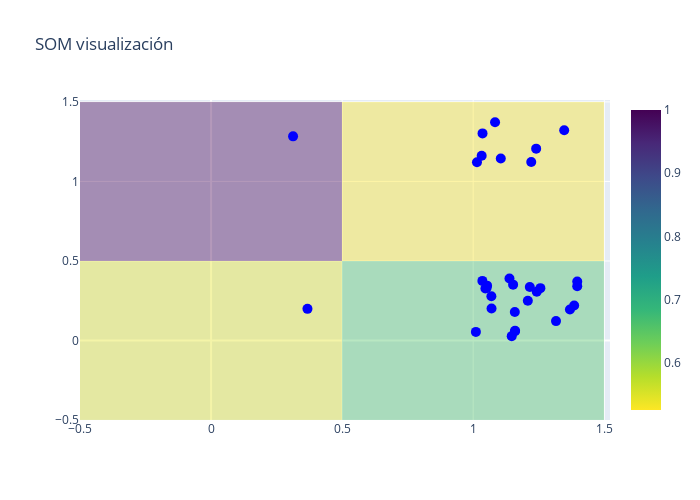

The code cell stored with this chart in its notebook:
### Code cell
df_som_plot = pd.DataFrame([np.array(som.winner(d)) + np.random.rand(2) * 0.4 for d in data_products_scaled])
df_som_plot['Producto'] = products

# Creando el gráfico de calor
fig = go.Figure(data=go.Heatmap(
    z=som.distance_map().T,
    colorscale='Viridis',
    reversescale=True, 
    opacity=0.4  
))

# Añadiendo el scatter plot
fig.add_trace(go.Scatter(
    x=df_som_plot[0],
    y=df_som_plot[1],
    mode='markers',
    marker=dict(color='blue', size=10),  
    text=df_som_plot['Producto'], 
    hoverinfo='text' 
))

# Agregando la barra de color
fig.update_layout(
    title='SOM visualización',
    coloraxis_colorbar=dict(
        title="Distance"  
    ),
    width=700,  
    height=500,   
)
fig.show()

### Figure 1 — Plotly figure (JSON) as saved in the notebook; plotly's stock layout.template omitted (floating-point values rounded to 4 significant figures)
{"data": [{"colorscale": [[0, "#440154"], [0.1111, "#482878"], [0.2222, "#3e4989"], [0.3333, "#31688e"], [0.4444, "#26828e"], [0.5556, "#1f9e89"], [0.6667, "#35b779"], [0.7778, "#6ece58"], [0.8889, "#b5de2b"], [1, "#fde725"]], "opacity": 0.4, "reversescale": true, "type": "heatmap", "z": [[0.5448, 0.6571], [1, 0.5258]]}, {"hoverinfo": "text", "marker": {"color": "blue", "size": 10}, "mode": "markers", "text": ["Aceites y grasas vegetales comestibles", "Agua embotellada", "Aguacate", "Arroz", "Atún y sardina en lata", "Azúcar", "Café soluble", "Carne de cerdo", "Carne de res", "Cebolla", "Cereales en hojuelas", "Chiles envasados", "Chocolate y productos de confitería", "Crema y productos para higiene dental", "Frijol", "Galletas", "Harinas de trigo", "Huevo", "Jabón de tocador", "Jitomate", "Leche en polvo", "Leche pasteurizada y fresca", "Limón", "Manzana", "Otras legumbres secas", "Pan de caja", "Papa y otros tubérculos", "Papel higiénico y pañuelos desechables", "Pasta para sopa", "Pollo", "Tortilla de maíz", "Tostadas"], "type": "scatter", "x": [1.16, 1.397, 1.216, 1.208, 1.036, 1.051, 0.3128, 1.014, 1.105, 1.035, 1.222, 1.159, 1.24, 0.3678, 1.397, 1.083, 1.047, 1.152, 1.347, 1.316, 1.032, 1.069, 1.138, 1.256, 1.053, 1.369, 1.243, 1.07, 1.159, 1.147, 1.01, 1.385], "y": [0.06097, 0.3708, 0.3368, 0.2494, 1.302, 0.3304, 1.283, 1.121, 1.144, 0.3748, 1.122, 0.1789, 1.206, 0.1988, 0.3406, 1.372, 0.327, 0.3512, 1.322, 0.1219, 1.161, 0.278, 0.3902, 0.329, 0.3448, 0.1948, 0.3059, 0.201, 0.05855, 0.02727, 0.05407, 0.2198]}], "layout": {"coloraxis": {"colorbar": {"title": {"text": "Distance"}}}, "height": 500, "title": {"text": "SOM visualización"}, "width": 700}}
